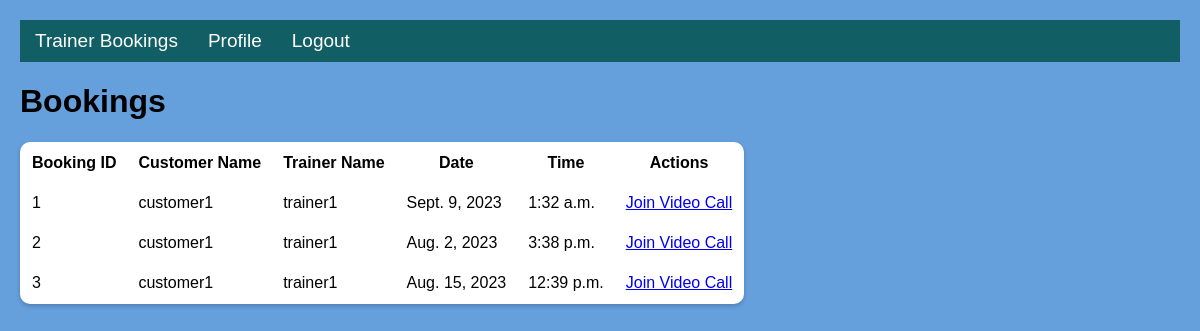
Screenshot of /trainer_page/ (signed in) with the database file from the repository.
### fitness_app/models.py (models this page shows)
class Booking(models.Model):
    customer = models.CharField(max_length=100)
    trainer = models.CharField(max_length=100)
    time = models.TimeField()
    date = models.DateField()
    class Meta:
           app_label = 'fitness_app'

### fitness_app/views.py (the view)
# urls.py: path('trainer_page/', views.trainer_page, name='trainer_page'),
@login_required
def trainer_page(request):
    user_name  = request.user.username
    booking_history = Booking.objects.filter(trainer=user_name)
    print(0000000000000000000000000000000)
    print(user_name)
    return render(request, 'trainer_page.html', {'booking_history': booking_history})

### fitness_app/templates/trainer_page.html (shortened to what this page needs)
{% extends 'trainer_base.html' %}
{% block content %}
<head>
</head>
    <h1>Bookings</h1>
    <table>
      <tr>
          <th>Booking ID</th>
          <th>Customer Name</th>
          <th>Trainer Name</th>
          <th>Date</th>
          <th>Time</th>
          <th>Actions</th>
      </tr>
      {% for booking in booking_history %}
      <tr>
          <td>{{ booking.id }}</td>
          <td>{{ booking.customer }}</td>
          <td>{{ booking.trainer }}</td>
          <td>{{ booking.date }}</td>
          <td>{{ booking.time }}</td>
          <td>
              <a href="{% url 'video_call' booking.customer booking.trainer %}" class="btn btn-primary">Join Video Call</a>
          </td>
      </tr>
      {% endfor %}
  </table>
{% endblock %}

### fitness_app/static/css/styles.css (style rules this page uses)
body { font-family: Arial, sans-serif; margin: 20px; padding: 0; background-color: #f2f2f2; }

### fitness_app/templates/trainer_page.html (style rules this page uses)
body { background-color: #659fdc; }
table { background-color: white; border-radius: 10px; box-shadow: 0 2px 4px rgba(0, 0, 0, 0.2); }
th, td { padding: 10px; }

### rows the page displays
Booking: id "1", customer "customer1", trainer "trainer1", date "Sept. 9, 2023", time "1:32 a.m."
Booking: id "2", customer "customer1", trainer "trainer1", date "Aug. 2, 2023", time "3:38 p.m."
Booking: id "3", customer "customer1", trainer "trainer1", date "Aug. 15, 2023", time "12:39 p.m."
